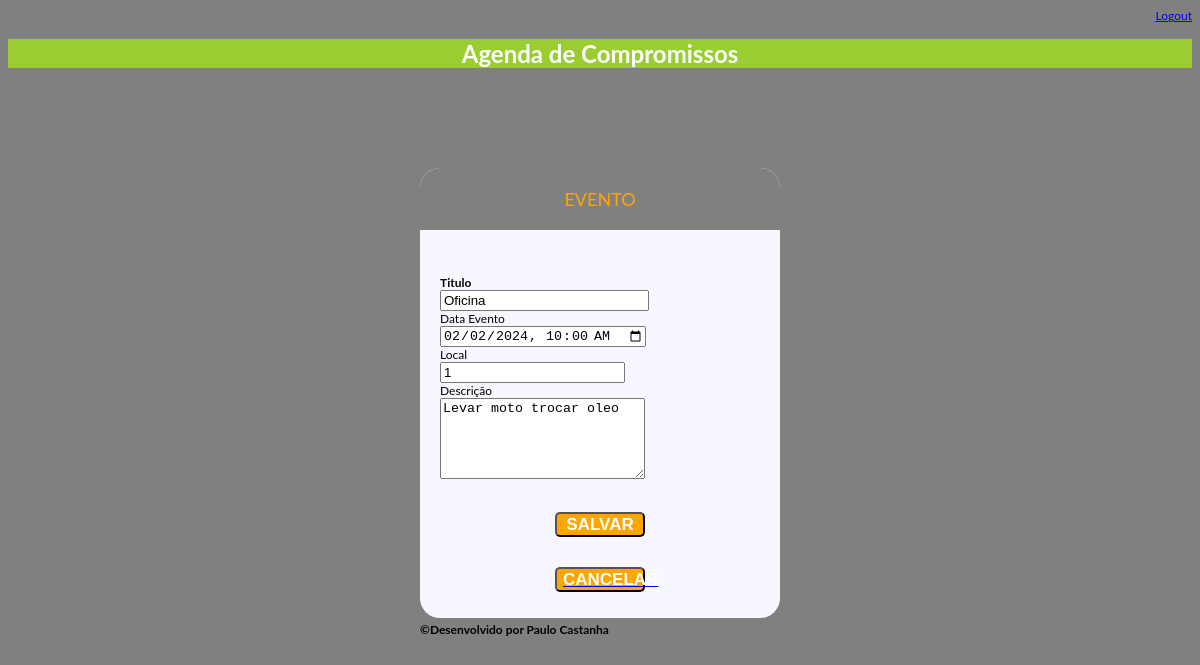
The app's page /agenda/evento/?id=4 (signed in) with its own data.
### core/models.py (models this page shows, shortened)
class Evento(models.Model):
    titulo = models.CharField(max_length=100)
    descricao = models.TextField(blank=True, null=True)
    data_evento = models.DateTimeField(verbose_name='Data do Evento')
    data_criacao = models.DateTimeField(auto_now=True)
    local = models.CharField(max_length=100)
    usuario = models.ForeignKey(User, on_delete=models.CASCADE)
    class Meta:
         db_table = 'evento'
    def get_data_input_evento(self):
        return self.data_evento.strftime('%Y-%m-%dT%H:%M')

### core/views.py (the view)
# urls.py: path('agenda/evento/', views.evento),
@login_required(login_url='/login/')
def evento(request):
    id_evento = request.GET.get('id')
    dados = {}
    if id_evento:
        dados['evento'] = Evento.objects.get(id=id_evento)
    return render(request, 'evento.html', dados)

### templates/evento.html (shortened to what this page needs)
{% extends "model-page.html" %}
{% block content %}
 <div id="container">
    <div>
    <h2 class="title">Evento</h2>
    </div>
    <div>
<form action="submit" method="POST" class="tipsform" id="tipsform">{% csrf_token %}
    <label></label><br>
    <input type="hidden" name="id_evento" size="5" class="formInput" value="{{ evento.id }}" ><br>
     <label><b>Titulo</b></label><br>
    <input type="text" name="titulo" size="23" value="{{ evento.titulo }}"><br>
    <label>Data Evento</label><br>
    <input type="datetime-local" name="data_evento" value="{{ evento.get_data_input_evento }}"><br>
    <label>Local</label><br>
    <input type="text" name="local" value="{{ evento.local }}"><br>
    <label>Descrição</label><br>
    <textarea name="descricao" rows="5" cols="23" >{{ evento.descricao }}</textarea><br>
    <button type="submit" class="formSubmit">Salvar</button><a href="/"><button type="button" class="formSubmit">Cancelar</button></a>
</form>
{% endblock %}

### templates/evento.html (style rules this page uses)
:root { --primary-color:black; --secondary-color:orange; --tertiary-color: gray; }
body { background-color: var(--tertiary-color); font-size: 12px; font-family:Lato, sans-serif; }
#container { height: 450px; width: 360px; margin: 100px auto; background: #f7f7ff; border-radius: 20px; }
.title { background-color: var(--tertiary-color); color: var(--secondary-color); padding: 20px; text-transform: uppercase; font-size: 18px; font-weight: normal; border-top-left-radius: 20px; border-top-right-radius: 20px; text-align: center; }
.tipsform { padding-left: 20px; padding-right: 20px; }
.formSubmit { text-transform: uppercase; font-weight: bold; display: block; margin: 30px auto; background: var(--secondary-color); border-radius: 5px; width: 90px; height: 25px; font-size: 17px; color: white; }

### records on screen
Evento: titulo "Oficina", data_evento "02/02/2024 10:00", local "1", descricao "Levar moto trocar oleo"
